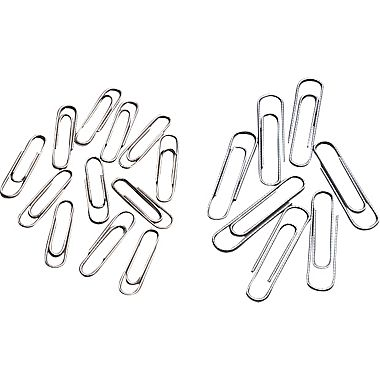
%> input picture School/CSE 102/Labs/Lab8/paper clips.jpg, 380 x 380 px
$ octave Part2.m   (GNU Octave 9; MATLAB toolbox functions it lacks are replaced by stand-ins)
%> lines starting %> are read from the running program, lines starting %| are printed output that depends on the picture; in (x1, y1, x2, y2) boxes, pixels count from 0 and x2, y2 are one past the last pixel; in counts of white or black regions, pixels touching at a corner belong together; the program's own positions count from 1
clc; clear all; clear;
paperclip = imread('paper clips.jpg');
%> paperclip is the input picture: size 380x380x3 uint8; mean R, G, B 244.3, 244.1, 243.9
birds = imread('flying birds.jpg');
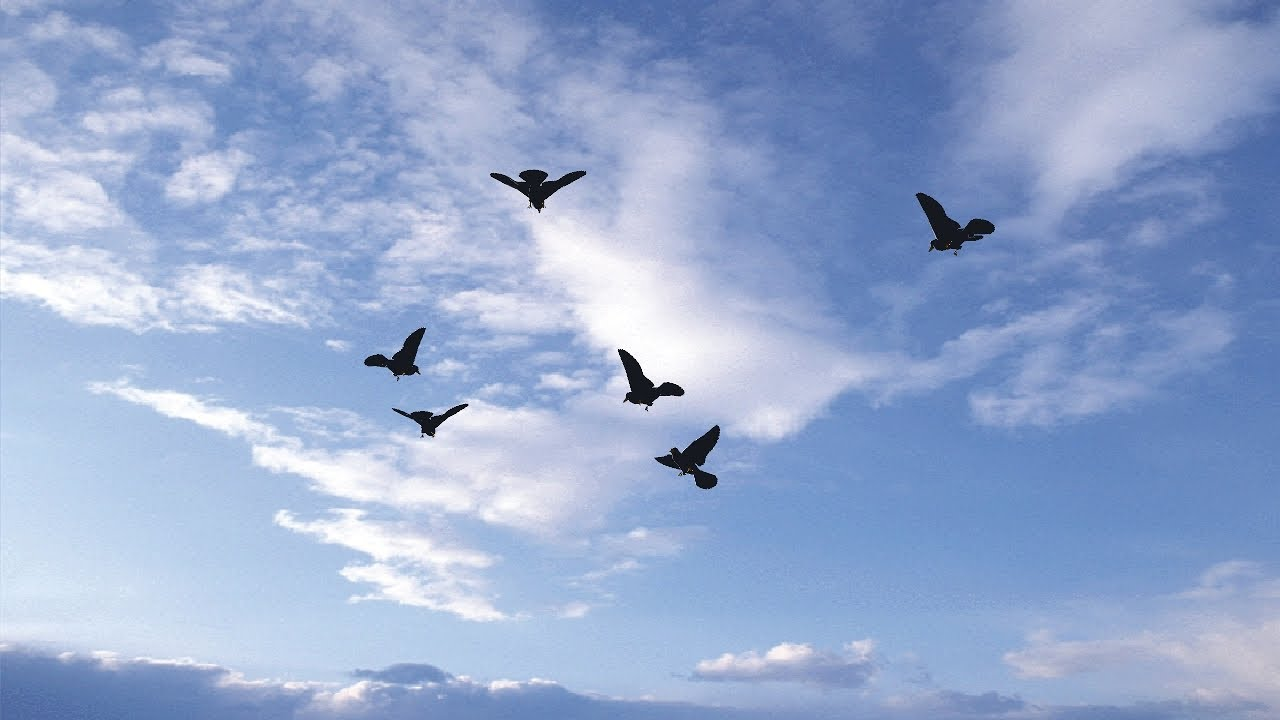
%> input picture School/CSE 102/Labs/Lab8/flying birds.jpg, 1280 x 720 px
%> birds is the input picture: size 720x1280x3 uint8; mean R, G, B 149.9, 169.9, 207.6

%Threshold 1
paperclip = im2double(paperclip);
%> paperclip: size 380x380x3 double
paperclip = rgb2gray(paperclip);
%> paperclip: size 380x380 double
figure(1); imshow(paperclip); title('Original');
level = graythresh(paperclip);
%> level = 0.655
figure(2); imshow(im2bw(paperclip,level)); title('Threshold');
%> after `imshow(im2bw(paperclip,level))`:
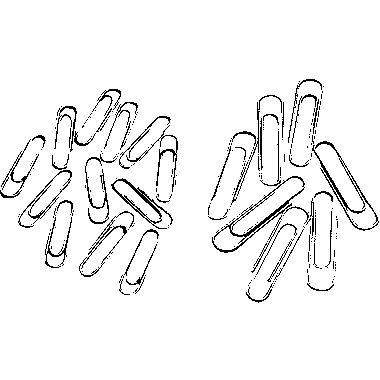
%> displayed picture: size 380x380 logical; 95.2% white; black in thin lines or dots, all inside (x1, y1, x2, y2) = (0, 79, 379, 303)

%Threshold 2
%Threshold 1
birds = im2double(birds);
%> birds: size 720x1280x3 double
birds = rgb2gray(birds);
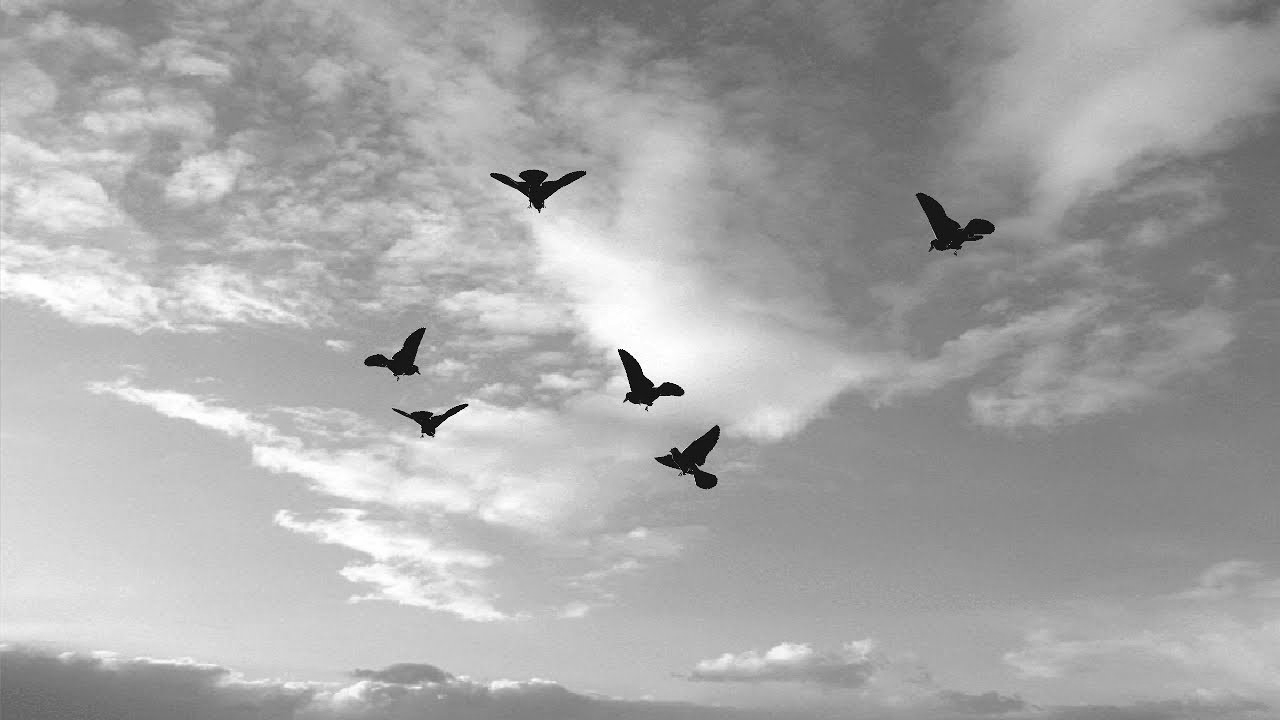
%> birds: size 720x1280 double; min 0.000894, max 1, mean 0.66
figure(3); imshow(birds); title('Original');
figure(4); imshow(im2bw(birds,.3)); title('Threshold');
%> after `imshow(im2bw(birds,.3))`:
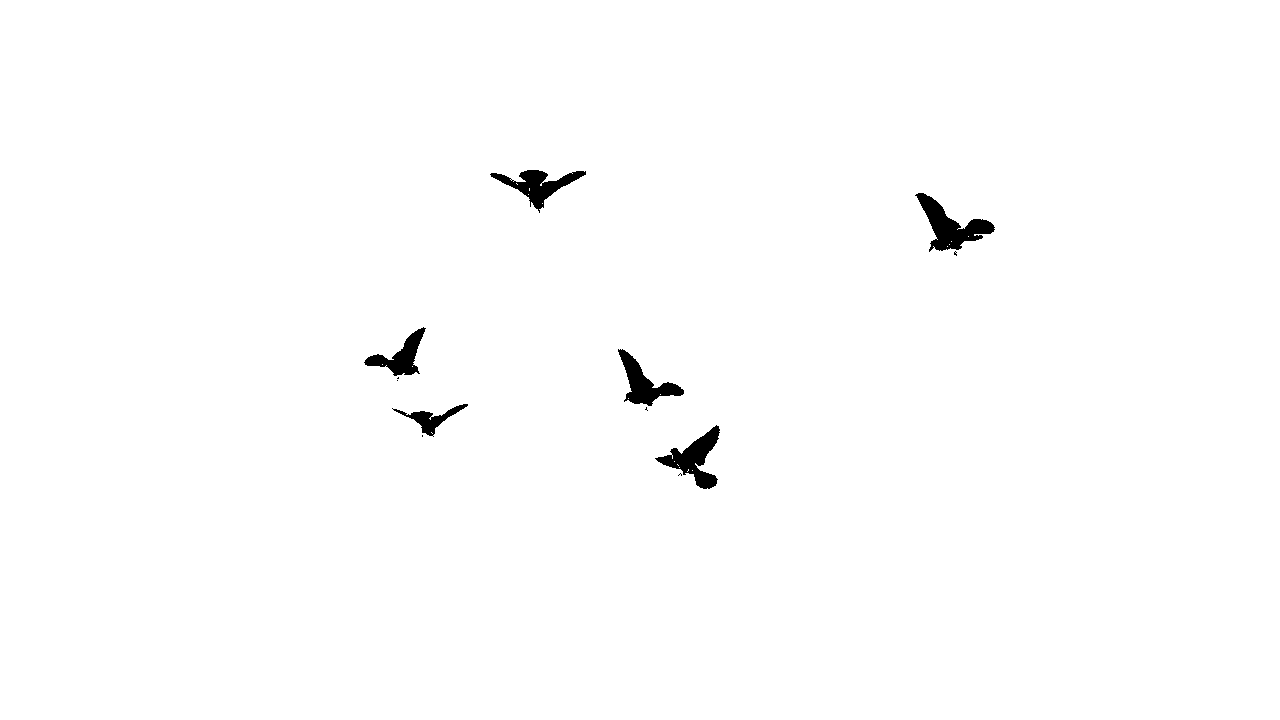
%> displayed picture: size 720x1280 logical; 99.1% white; 12 black regions (6 under 20 px), largest, box (x1, y1, x2, y2) and area: (915, 193, 995, 252) 1828, (655, 425, 720, 489) 1540, (490, 170, 586, 213) 1384, (618, 349, 684, 406) 1359, (364, 327, 426, 376) 1108, (392, 404, 468, 437) 661
